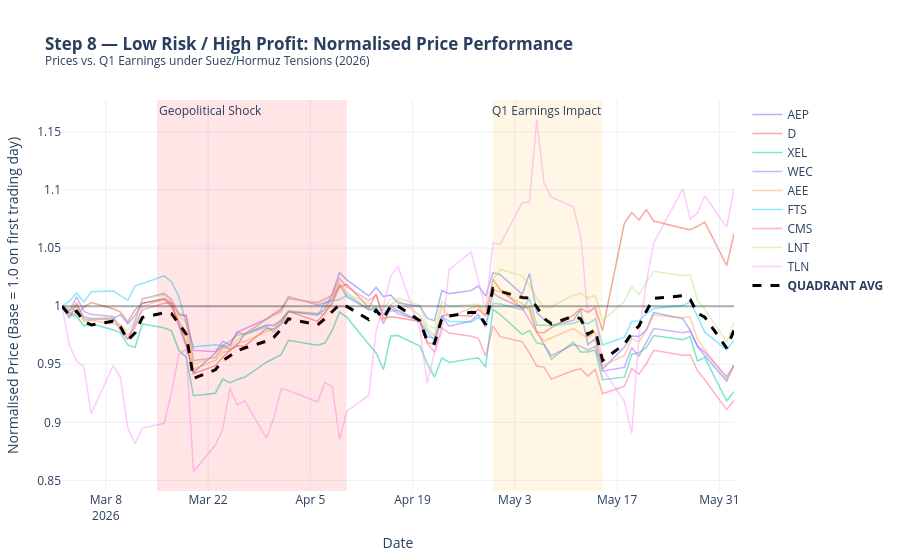

The cell this chart's notebook holds for it:
### Markdown cell above
### Step 7 — Company-level commentary: High Risk / High Profit

---

#### VST (Vistra Corp)
**Data:** NI YoY +484%, D/E 3.56, Hormuz Shock −10.6%.

**Chart:** The most volatile line. It plunged in mid-March, hitting the period low before partially recovering.

**Dynamics:** VST's nuclear plants generated power at fixed costs while spot electricity prices soared due to the Hormuz blockade — hence the record accounting profit. However, the market penalised its high leverage: in a geopolitical crisis, a D/E of 3.56 is more frightening than a +484% EPS growth is attractive. The weak recovery reflects investor fears of regulatory intervention on "windfall profits."

---

#### PEG (Public Service Enterprise Group)
**Data:** NI YoY +25.8%, D/E 1.41, Shock −4.8%, Recovery 0.0%.

**Chart:** A downward trend even before the March shock, struggling to stay above the 1.0 baseline.

**Dynamics:** PEG operates in densely populated markets (New Jersey) with gas-fired generation. Rising raw-material costs eroded the earnings growth. Zero recovery signals that the market does not believe the company can maintain its dividend if the energy crisis persists.

---

#### AWK (American Water Works)
**Data:** NI YoY −4.4%, D/E 1.42, Shock −3.2%.

**Chart:** Surprising resilience during the geopolitical shock (often above 1.10), followed by a gradual decline around the May earnings period.

**Dynamics:** Water utilities are less exposed to oil directly, but highly exposed to chemical reagents and pump energy costs. The May decline suggests Q1 results confirmed rising operating costs that the market had not yet fully priced in — a classic "spillover" from an energy crisis into adjacent sectors.

---

#### EVRG (Evergy)
**Data:** NI YoY +7.8%, D/E 1.49, Shock +2.5%.

**Chart:** Very stable. Does not fall during the geopolitical shock — slightly rises instead.

**Dynamics:** EVRG's U.S. Midwest geography is less dependent on global import dynamics. It functioned as a "safe-haven" asset during peak Strait tensions, attracting liquidity from more exposed sectors.

---

#### WTRG (Essential Utilities)
**Data:** NI YoY −28.2%, D/E 1.21, Shock −2.9%.

**Dynamics:** The 28% earnings drop stems from a combination of a milder winter (lower gas-division revenues) and rising maintenance costs. The Hormuz crisis is almost background noise compared to these company-specific headwinds.

---

#### OGE (OGE Energy Corp)
**Data:** NI YoY −19.9%, D/E 1.19 (lowest in group), Shock +3.5%, Recovery +3.5%.

**Chart:** One of the few stocks to exit the earnings window with an upward trend.

**Dynamics:** The market rewarded financial strength (D/E 1.19) over earnings performance. In a high-rate environment with geopolitical uncertainty, a clean balance sheet becomes the primary valuation driver.

### Code cell
# ==============================================================================
# Step 8 — Comparison: Low Risk / High Profit Quadrant
# ==============================================================================
#
# QUADRANT CHOSEN: Low Risk / High Profit (beta < median AND margins > median)
#
# RATIONALE: This quadrant is the natural opposite of Step 7. It contains the
# "Defensive Leaders" — companies with below-average market sensitivity AND
# above-average profitability. Comparing it with Step 7 lets us test whether
# the quadrant logic (beta × margin) explains the difference in crisis behaviour.
#
# RANKING DIMENSION: Market capitalisation (same as Step 7 for consistency).
# ==============================================================================

q8_df = focus_df[
    (focus_df['beta']           < x_mid) &
    (focus_df['profit_margins'] > y_mid)
].sort_values('market_cap_b', ascending=False)

selected_tickers_2 = q8_df['symbol'].head(10).tolist()
print(f"Step 8 quadrant: Low Risk / High Profit")
print(f"Tickers selected (top 10 by market cap): {selected_tickers_2}")

# ── Price data ────────────────────────────────────────────────────────────────
print("\nDownloading 3-month price history...")
raw_data_2 = yf.download(selected_tickers_2, period="3mo", interval="1d")['Close']
raw_data_2 = raw_data_2.dropna(how='all')

first_valid_2 = raw_data_2.apply(
    lambda col: col.dropna().iloc[0] if col.dropna().shape[0] > 0 else 1
)
df_ts2 = raw_data_2 / first_valid_2
df_ts2['QUADRANT_AVG'] = df_ts2[selected_tickers_2].mean(axis=1)

# ── Earnings annotations ──────────────────────────────────────────────────────
earnings_annotations_2 = []
for ticker_symbol in selected_tickers_2:
    t = yf.Ticker(ticker_symbol)
    try:
        dates = t.earnings_dates
        if dates is not None:
            mask = (dates.index > df_ts2.index.min()) & (dates.index < df_ts2.index.max())
            for day in dates[mask].index:
                date_str = day.strftime('%Y-%m-%d')
                matched = df_ts2.index[df_ts2.index.strftime('%Y-%m-%d') == date_str]
                if len(matched):
                    price_val = df_ts2.loc[matched[0], ticker_symbol]
                    earnings_annotations_2.append(dict(
                        x=day, y=price_val,
                        text=f"{ticker_symbol} Q1 Report",
                        showarrow=True, arrowhead=2, ax=0, ay=-30,
                        font=dict(size=9, color="black"),
                        bgcolor="yellow", opacity=0.8
                    ))
    except Exception:
        continue

# ── Interactive chart ─────────────────────────────────────────────────────────
fig2 = go.Figure()

for ticker in selected_tickers_2:
    fig2.add_trace(go.Scatter(
        x=df_ts2.index, y=df_ts2[ticker],
        name=ticker, mode='lines',
        line=dict(width=1.5), opacity=0.5
    ))

fig2.add_trace(go.Scatter(
    x=df_ts2.index, y=df_ts2['QUADRANT_AVG'],
    name='<b>QUADRANT AVG</b>',
    line=dict(color='black', width=3, dash='dash')
))

fig2.add_vrect(x0="2026-03-15", x1="2026-04-10",
               fillcolor="red", opacity=0.1, line_width=0,
               annotation_text="Geopolitical Shock", annotation_position="top left")
fig2.add_vrect(x0="2026-04-30", x1="2026-05-15",
               fillcolor="orange", opacity=0.1, line_width=0,
               annotation_text="Q1 Earnings Impact", annotation_position="top right")

for ann in earnings_annotations_2:
    fig2.add_annotation(ann)

fig2.add_hline(y=1.0, line_dash="solid", line_color="black", opacity=0.3)

fig2.update_layout(
    title="<b>Step 8 — Low Risk / High Profit: Normalised Price Performance</b>"
          "<br><sup>Prices vs. Q1 Earnings under Suez/Hormuz Tensions (2026)</sup>",
    xaxis_title="Date",
    yaxis_title="Normalised Price (Base = 1.0 on first trading day)",
    hovermode="x unified",
    template="plotly_white",
    legend=dict(orientation="v", yanchor="top", y=1, xanchor="left", x=1.02),
    margin=dict(l=50, r=160, t=100, b=50)
)

fig2.show()

# ── Step 8 audit ──────────────────────────────────────────────────────────────
audit_q8 = geopolitical_audit(selected_tickers_2, label="Low Risk / High Profit (Step 8)")
